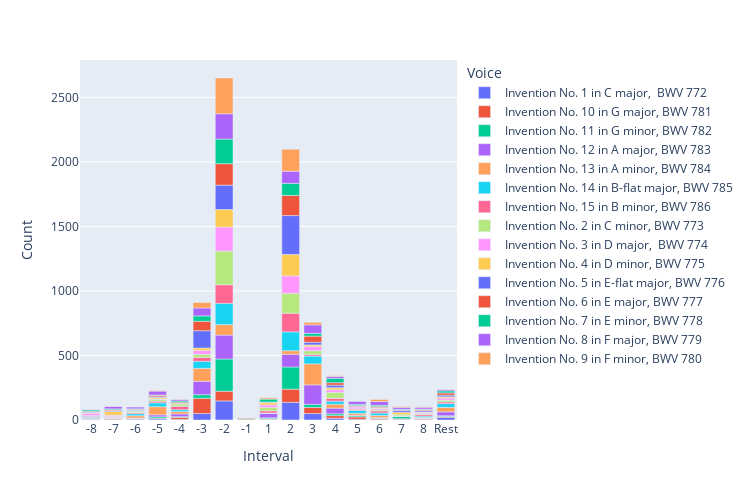

Notebook source saved alongside this figure:
### Code cell
chart_title = "Distribution of Melodic Intervals in Corpus"

#create barchart
fig = px.bar(
    mel_counts,
    x='Interval',
    y='Count',
    color='Title',
    category_orders={'Interval': sorted_intervals}
)
fig.update_layout(xaxis_title="Interval", 
                    yaxis_title="Count",
                    legend_title='Voice',
                       height=500,
                       width=750)

fig.show()

### Figure 1 — Plotly figure (JSON) as saved in the notebook; plotly's stock layout.template omitted (floating-point values rounded to 4 significant figures)
{"data": [{"alignmentgroup": "True", "hovertemplate": "Title=Invention No. 1 in C major,  BWV 772<br>Interval=%{x}<br>Count=%{y}<extra></extra>", "legendgroup": "Invention No. 1 in C major,  BWV 772", "marker": {"color": "#636efa", "pattern": {"shape": ""}}, "name": "Invention No. 1 in C major,  BWV 772", "offsetgroup": "Invention No. 1 in C major,  BWV 772", "orientation": "v", "showlegend": true, "textposition": "auto", "type": "bar", "x": ["-2", "-3", "-4", "-5", "-6", "-7", "-8", "1", "2", "3", "4", "5", "6", "7", "8", "Rest"], "xaxis": "x", "y": [148, 50, 5, 9, 7, 2, 5, 5, 137, 50, 13, 6, 3, 4, 3, 20], "yaxis": "y"}, {"alignmentgroup": "True", "hovertemplate": "Title=Invention No. 10 in G major, BWV 781<br>Interval=%{x}<br>Count=%{y}<extra></extra>", "legendgroup": "Invention No. 10 in G major, BWV 781", "marker": {"color": "#EF553B", "pattern": {"shape": ""}}, "name": "Invention No. 10 in G major, BWV 781", "offsetgroup": "Invention No. 10 in G major, BWV 781", "orientation": "v", "showlegend": true, "textposition": "auto", "type": "bar", "x": ["-2", "-3", "-4", "-5", "-6", "-7", "-8", "1", "2", "3", "4", "5", "6", "7", "8", "Rest"], "xaxis": "x", "y": [75, 118, 16, 5, 2, 5, 3, 5, 102, 48, 21, 18, 8, 6, 6, 7], "yaxis": "y"}, {"alignmentgroup": "True", "hovertemplate": "Title=Invention No. 11 in G minor, BWV 782<br>Interval=%{x}<br>Count=%{y}<extra></extra>", "legendgroup": "Invention No. 11 in G minor, BWV 782", "marker": {"color": "#00cc96", "pattern": {"shape": ""}}, "name": "Invention No. 11 in G minor, BWV 782", "offsetgroup": "Invention No. 11 in G minor, BWV 782", "orientation": "v", "showlegend": true, "textposition": "auto", "type": "bar", "x": ["-1", "-2", "-3", "-4", "-5", "-6", "-7", "-8", "1", "2", "3", "4", "5", "6", "7", "8", "Rest"], "xaxis": "x", "y": [6, 250, 28, 5, 11, 3, 5, 5, 7, 172, 23, 14, 9, 4, 17, 3, 6], "yaxis": "y"}, {"alignmentgroup": "True", "hovertemplate": "Title=Invention No. 12 in A major, BWV 783<br>Interval=%{x}<br>Count=%{y}<extra></extra>", "legendgroup": "Invention No. 12 in A major, BWV 783", "marker": {"color": "#ab63fa", "pattern": {"shape": ""}}, "name": "Invention No. 12 in A major, BWV 783", "offsetgroup": "Invention No. 12 in A major, BWV 783", "orientation": "v", "showlegend": true, "textposition": "auto", "type": "bar", "x": ["-2", "-3", "-4", "-5", "-6", "-8", "1", "2", "3", "4", "5", "6", "8", "Rest"], "xaxis": "x", "y": [185, 104, 21, 15, 3, 2, 34, 98, 151, 44, 4, 4, 4, 30], "yaxis": "y"}, {"alignmentgroup": "True", "hovertemplate": "Title=Invention No. 13 in A minor, BWV 784<br>Interval=%{x}<br>Count=%{y}<extra></extra>", "legendgroup": "Invention No. 13 in A minor, BWV 784", "marker": {"color": "#FFA15A", "pattern": {"shape": ""}}, "name": "Invention No. 13 in A minor, BWV 784", "offsetgroup": "Invention No. 13 in A minor, BWV 784", "orientation": "v", "showlegend": true, "textposition": "auto", "type": "bar", "x": ["-2", "-3", "-4", "-5", "-6", "-7", "-8", "1", "2", "3", "4", "5", "6", "7", "8", "Rest"], "xaxis": "x", "y": [81, 100, 18, 63, 18, 4, 4, 1, 28, 163, 30, 15, 16, 1, 6, 35], "yaxis": "y"}, {"alignmentgroup": "True", "hovertemplate": "Title=Invention No. 14 in B-flat major, BWV 785<br>Interval=%{x}<br>Count=%{y}<extra></extra>", "legendgroup": "Invention No. 14 in B-flat major, BWV 785", "marker": {"color": "#19d3f3", "pattern": {"shape": ""}}, "name": "Invention No. 14 in B-flat major, BWV 785", "offsetgroup": "Invention No. 14 in B-flat major, BWV 785", "orientation": "v", "showlegend": true, "textposition": "auto", "type": "bar", "x": ["-2", "-3", "-4", "-5", "-6", "-7", "-8", "1", "2", "3", "4", "5", "6", "7", "8", "Rest"], "xaxis": "x", "y": [165, 55, 15, 30, 16, 3, 7, 2, 146, 60, 24, 22, 19, 1, 9, 29], "yaxis": "y"}, {"alignmentgroup": "True", "hovertemplate": "Title=Invention No. 15 in B minor, BWV 786<br>Interval=%{x}<br>Count=%{y}<extra></extra>", "legendgroup": "Invention No. 15 in B minor, BWV 786", "marker": {"color": "#FF6692", "pattern": {"shape": ""}}, "name": "Invention No. 15 in B minor, BWV 786", "offsetgroup": "Invention No. 15 in B minor, BWV 786", "orientation": "v", "showlegend": true, "textposition": "auto", "type": "bar", "x": ["-2", "-3", "-4", "-5", "-6", "-7", "-8", "1", "2", "3", "4", "5", "6", "7", "8", "Rest"], "xaxis": "x", "y": [144, 30, 26, 13, 9, 4, 6, 17, 144, 12, 22, 10, 16, 1, 12, 13], "yaxis": "y"}, {"alignmentgroup": "True", "hovertemplate": "Title=Invention No. 2 in C minor, BWV 773<br>Interval=%{x}<br>Count=%{y}<extra></extra>", "legendgroup": "Invention No. 2 in C minor, BWV 773", "marker": {"color": "#B6E880", "pattern": {"shape": ""}}, "name": "Invention No. 2 in C minor, BWV 773", "offsetgroup": "Invention No. 2 in C minor, BWV 773", "orientation": "v", "showlegend": true, "textposition": "auto", "type": "bar", "x": ["-2", "-3", "-4", "-5", "-6", "-7", "-8", "1", "2", "3", "4", "5", "6", "7", "8", "Rest"], "xaxis": "x", "y": [261, 24, 18, 15, 11, 5, 2, 27, 155, 30, 46, 3, 9, 10, 7, 14], "yaxis": "y"}, {"alignmentgroup": "True", "hovertemplate": "Title=Invention No. 3 in D major,  BWV 774<br>Interval=%{x}<br>Count=%{y}<extra></extra>", "legendgroup": "Invention No. 3 in D major,  BWV 774", "marker": {"color": "#FF97FF", "pattern": {"shape": ""}}, "name": "Invention No. 3 in D major,  BWV 774", "offsetgroup": "Invention No. 3 in D major,  BWV 774", "orientation": "v", "showlegend": true, "textposition": "auto", "type": "bar", "x": ["-2", "-3", "-4", "-5", "-7", "-8", "1", "2", "3", "4", "5", "6", "7", "8", "Rest"], "xaxis": "x", "y": [186, 30, 3, 3, 9, 18, 19, 135, 33, 21, 14, 10, 1, 9, 16], "yaxis": "y"}, {"alignmentgroup": "True", "hovertemplate": "Title=Invention No. 4 in D minor, BWV 775<br>Interval=%{x}<br>Count=%{y}<extra></extra>", "legendgroup": "Invention No. 4 in D minor, BWV 775", "marker": {"color": "#FECB52", "pattern": {"shape": ""}}, "name": "Invention No. 4 in D minor, BWV 775", "offsetgroup": "Invention No. 4 in D minor, BWV 775", "orientation": "v", "showlegend": true, "textposition": "auto", "type": "bar", "x": ["-2", "-3", "-5", "-6", "-7", "-8", "1", "2", "3", "4", "5", "6", "7", "8", "Rest"], "xaxis": "x", "y": [136, 19, 10, 3, 29, 5, 17, 166, 12, 16, 3, 5, 19, 4, 10], "yaxis": "y"}, {"alignmentgroup": "True", "hovertemplate": "Title=Invention No. 5 in E-flat major, BWV 776<br>Interval=%{x}<br>Count=%{y}<extra></extra>", "legendgroup": "Invention No. 5 in E-flat major, BWV 776", "marker": {"color": "#636efa", "pattern": {"shape": ""}}, "name": "Invention No. 5 in E-flat major, BWV 776", "offsetgroup": "Invention No. 5 in E-flat major, BWV 776", "orientation": "v", "showlegend": true, "textposition": "auto", "type": "bar", "x": ["-2", "-3", "-4", "-5", "-6", "-7", "-8", "1", "2", "3", "4", "5", "6", "7", "8", "Rest"], "xaxis": "x", "y": [189, 134, 2, 6, 5, 6, 5, 3, 301, 21, 19, 1, 2, 15, 11, 13], "yaxis": "y"}, {"alignmentgroup": "True", "hovertemplate": "Title=Invention No. 6 in E major, BWV 777<br>Interval=%{x}<br>Count=%{y}<extra></extra>", "legendgroup": "Invention No. 6 in E major, BWV 777", "marker": {"color": "#EF553B", "pattern": {"shape": ""}}, "name": "Invention No. 6 in E major, BWV 777", "offsetgroup": "Invention No. 6 in E major, BWV 777", "orientation": "v", "showlegend": true, "textposition": "auto", "type": "bar", "x": ["-1", "-2", "-3", "-4", "-5", "-6", "-7", "-8", "1", "2", "3", "4", "5", "6", "7", "8", "Rest"], "xaxis": "x", "y": [6, 166, 73, 9, 12, 5, 7, 6, 2, 156, 47, 19, 7, 8, 3, 9, 17], "yaxis": "y"}, {"alignmentgroup": "True", "hovertemplate": "Title=Invention No. 7 in E minor, BWV 778<br>Interval=%{x}<br>Count=%{y}<extra></extra>", "legendgroup": "Invention No. 7 in E minor, BWV 778", "marker": {"color": "#00cc96", "pattern": {"shape": ""}}, "name": "Invention No. 7 in E minor, BWV 778", "offsetgroup": "Invention No. 7 in E minor, BWV 778", "orientation": "v", "showlegend": true, "textposition": "auto", "type": "bar", "x": ["-2", "-3", "-4", "-5", "-6", "-7", "-8", "1", "2", "3", "4", "5", "6", "7", "8", "Rest"], "xaxis": "x", "y": [191, 42, 10, 2, 5, 7, 10, 23, 94, 22, 34, 9, 10, 5, 2, 16], "yaxis": "y"}, {"alignmentgroup": "True", "hovertemplate": "Title=Invention No. 8 in F major, BWV 779<br>Interval=%{x}<br>Count=%{y}<extra></extra>", "legendgroup": "Invention No. 8 in F major, BWV 779", "marker": {"color": "#ab63fa", "pattern": {"shape": ""}}, "name": "Invention No. 8 in F major, BWV 779", "offsetgroup": "Invention No. 8 in F major, BWV 779", "orientation": "v", "showlegend": true, "textposition": "auto", "type": "bar", "x": ["-2", "-3", "-4", "-5", "-6", "-7", "-8", "2", "3", "4", "5", "6", "7", "8", "Rest"], "xaxis": "x", "y": [196, 61, 12, 30, 13, 20, 5, 94, 65, 15, 22, 29, 15, 14, 11], "yaxis": "y"}, {"alignmentgroup": "True", "hovertemplate": "Title=Invention No. 9 in F minor, BWV 780<br>Interval=%{x}<br>Count=%{y}<extra></extra>", "legendgroup": "Invention No. 9 in F minor, BWV 780", "marker": {"color": "#FFA15A", "pattern": {"shape": ""}}, "name": "Invention No. 9 in F minor, BWV 780", "offsetgroup": "Invention No. 9 in F minor, BWV 780", "orientation": "v", "showlegend": true, "textposition": "auto", "type": "bar", "x": ["-2", "-3", "-4", "-5", "-7", "-8", "1", "2", "3", "4", "6", "7", "8", "Rest"], "xaxis": "x", "y": [277, 42, 2, 5, 2, 1, 10, 170, 19, 5, 16, 7, 4, 2], "yaxis": "y"}], "layout": {"barmode": "relative", "height": 500, "legend": {"title": {"text": "Voice"}, "tracegroupgap": 0}, "margin": {"t": 60}, "width": 750, "xaxis": {"anchor": "y", "categoryarray": ["-8", "-7", "-6", "-5", "-4", "-3", "-2", "-1", "1", "2", "3", "4", "5", "6", "7", "8", "Rest"], "categoryorder": "array", "domain": [0, 1], "title": {"text": "Interval"}}, "yaxis": {"anchor": "x", "domain": [0, 1], "title": {"text": "Count"}}}}
